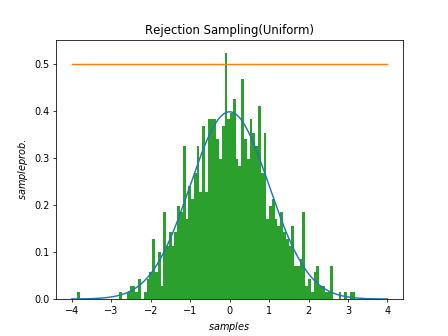
#> input picture RejSamplingUniform.png, 448 x 336 px
$ python Combine.py
#> lines starting #> are read from the running program, lines starting #| are printed output that depends on the picture
import os
from PIL import Image

files = [
  'RejSamplingUniform.png',
  'RejSamplingNormal.png']
#  'ImpSampling1.png',
#  'ImpSampling2.png']
#  'normal1.png',
#  'normal2.png']
#  'uniform1.png',
#  'uniform2.png']

halfWidth = 480
#halfWidth = 400
#halfWidth = 300
height = 350
#height = 240
#height = 220
result = Image.new("RGBA", (halfWidth * 2, height))
#> result: PIL image 960x350 RGBA; every value is 0

for index, file in enumerate(files):
  path = os.path.expanduser(file)
  img = Image.open(path)
#> img is the input picture: PIL image 448x336 RGBA; mean R, G, B, A 225, 239.1, 225, 255
  x = index % 2 * halfWidth
  y = index // 2 * height
  w, h = img.size
#> w = 448; h = 336
  print(x,y,w,h)
#| 0 0 448 336
  result.paste(img, (x, height - h, x + w, height))
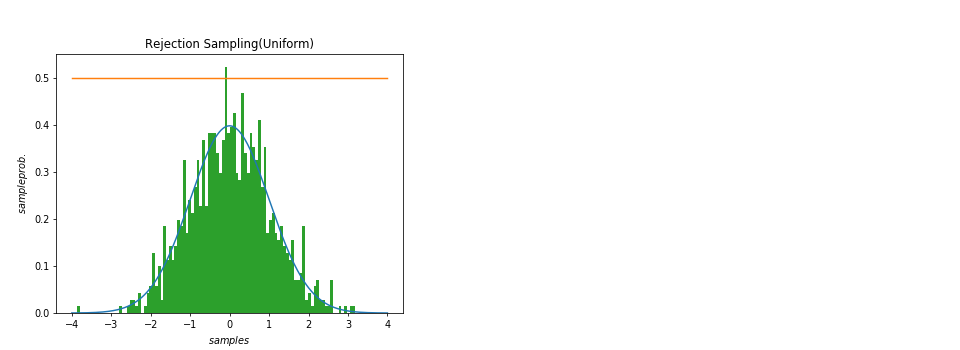
#> result: PIL image 960x350 RGBA; mean R, G, B, A 100.8, 107.1, 100.8, 114.2; transparent parts drawn white
#> pass 2 of the loop `for index, file in enumerate(files):`:
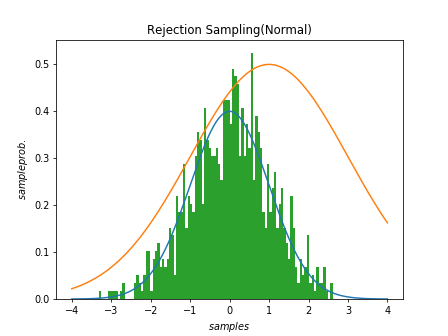
#> input picture RejSamplingNormal.png, 448 x 336 px
#> img is the input picture: PIL image 448x336 RGBA; mean R, G, B, A 225.1, 238.9, 224.7, 255
#| 480 0 448 336
#> `result.paste(img, (x, height - h, x + w, height))`:
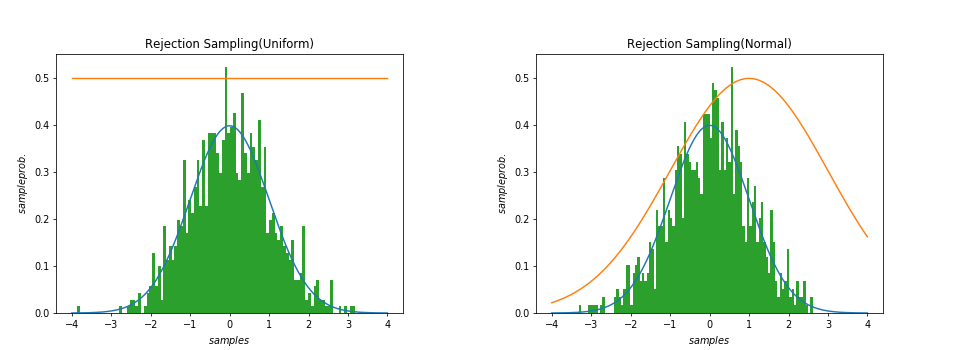
#> result: PIL image 960x350 RGBA; mean R, G, B, A 201.7, 214.1, 201.5, 228.5; transparent parts drawn white

result.save(os.path.expanduser('RejSampling.png'))
#result.save(os.path.expanduser('ImpSampling.png'))
#result.save(os.path.expanduser('normal.png'))
#result.save(os.path.expanduser('uniform.png'))
